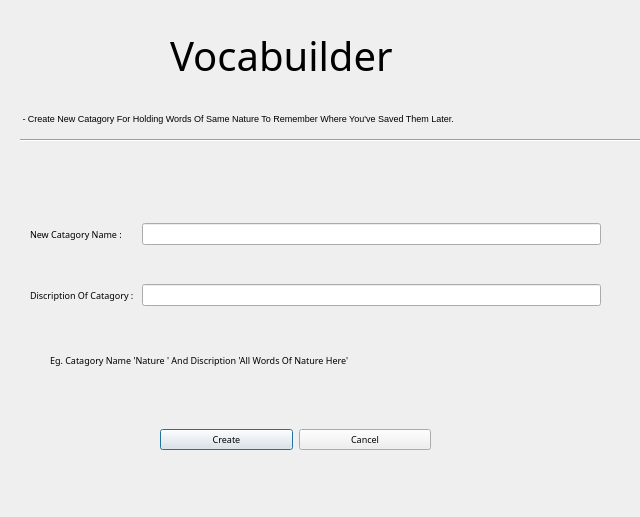
<?xml version="1.0" encoding="UTF-8"?>
<ui version="4.0">
 <class>CreateNewCatagory</class>
 <widget class="QDialog" name="CreateNewCatagory">
  <property name="geometry">
   <rect>
    <x>0</x>
    <y>0</y>
    <width>640</width>
    <height>517</height>
   </rect>
  </property>
  <property name="font">
   <font>
    <family>OCR A Extended</family>
    <pointsize>7</pointsize>
   </font>
  </property>
  <property name="windowTitle">
   <string>Create New Catagory Wizard</string>
  </property>
  <widget class="QLabel" name="newcatagory_banner">
   <property name="geometry">
    <rect>
     <x>170</x>
     <y>20</y>
     <width>321</width>
     <height>71</height>
    </rect>
   </property>
   <property name="font">
    <font>
     <family>Nokia Standard Light</family>
     <pointsize>30</pointsize>
    </font>
   </property>
   <property name="text">
    <string>Vocabuilder</string>
   </property>
  </widget>
  <widget class="Line" name="line">
   <property name="geometry">
    <rect>
     <x>20</x>
     <y>130</y>
     <width>621</width>
     <height>20</height>
    </rect>
   </property>
   <property name="orientation">
    <enum>Qt::Horizontal</enum>
   </property>
  </widget>
  <widget class="QLabel" name="label">
   <property name="geometry">
    <rect>
     <x>20</x>
     <y>110</y>
     <width>601</width>
     <height>16</height>
    </rect>
   </property>
   <property name="font">
    <font>
     <family>Segoe UI</family>
     <pointsize>7</pointsize>
    </font>
   </property>
   <property name="text">
    <string> - Create New Catagory For Holding Words Of Same Nature To Remember Where You've Saved Them Later.</string>
   </property>
  </widget>
  <widget class="QWidget" name="gridLayoutWidget">
   <property name="geometry">
    <rect>
     <x>30</x>
     <y>190</y>
     <width>571</width>
     <height>151</height>
    </rect>
   </property>
   <layout class="QGridLayout" name="gridLayout">
    <item row="0" column="0">
     <widget class="QLabel" name="label_2">
      <property name="text">
       <string>New Catagory Name : </string>
      </property>
     </widget>
    </item>
    <item row="1" column="0">
     <widget class="QLabel" name="label_3">
      <property name="text">
       <string>Discription Of Catagory : </string>
      </property>
     </widget>
    </item>
    <item row="0" column="1">
     <widget class="QLineEdit" name="newcatagory_name"/>
    </item>
    <item row="1" column="1">
     <widget class="QLineEdit" name="newcatagory_disc"/>
    </item>
   </layout>
  </widget>
  <widget class="QLabel" name="label_4">
   <property name="geometry">
    <rect>
     <x>50</x>
     <y>350</y>
     <width>521</width>
     <height>21</height>
    </rect>
   </property>
   <property name="text">
    <string>Eg. Catagory Name 'Nature ' And Discription 'All Words Of Nature Here' </string>
   </property>
  </widget>
  <widget class="QWidget" name="horizontalLayoutWidget">
   <property name="geometry">
    <rect>
     <x>160</x>
     <y>400</y>
     <width>271</width>
     <height>80</height>
    </rect>
   </property>
   <layout class="QHBoxLayout" name="horizontalLayout">
    <item>
     <widget class="QPushButton" name="newcatagory_create">
      <property name="text">
       <string>Create</string>
      </property>
     </widget>
    </item>
    <item>
     <widget class="QPushButton" name="cancel_newcatagory">
      <property name="text">
       <string>Cancel</string>
      </property>
     </widget>
    </item>
   </layout>
  </widget>
 </widget>
 <resources/>
 <connections/>
</ui>
